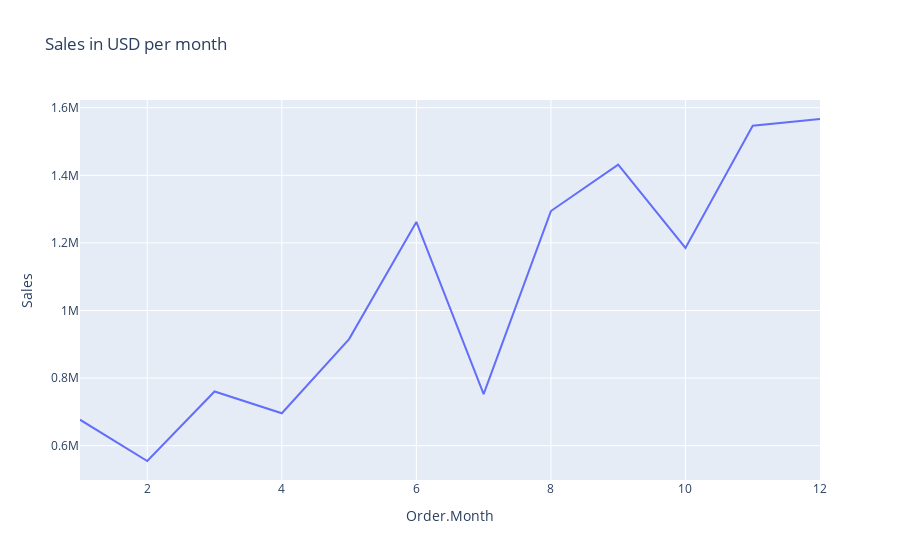

The notebook cell saved with this chart:
### Code cell
fig = px.line(monthly, x="Order.Month", y="Sales", title='Sales in USD per month')
fig.show()

### Figure 1 — Plotly figure (JSON) as saved in the notebook; plotly's stock layout.template omitted (floating-point values rounded to 4 significant figures)
{"data": [{"hovertemplate": "Order.Month=%{x}<br>Sales=%{y}<extra></extra>", "legendgroup": "", "line": {"color": "#636efa", "dash": "solid"}, "mode": "lines", "name": "", "orientation": "v", "showlegend": false, "type": "scatter", "x": [1, 2, 3, 4, 5, 6, 7, 8, 9, 10, 11, 12], "xaxis": "x", "y": [676800.0, 554700.0, 760500.0, 696000.0, 915500.0, 1262000.0, 752300.0, 1294000.0, 1432000.0, 1185000.0, 1547000.0, 1567000.0], "yaxis": "y"}], "layout": {"legend": {"tracegroupgap": 0}, "title": {"text": "Sales in USD per month"}, "xaxis": {"anchor": "y", "domain": [0, 1], "title": {"text": "Order.Month"}}, "yaxis": {"anchor": "x", "domain": [0, 1], "title": {"text": "Sales"}}}}
